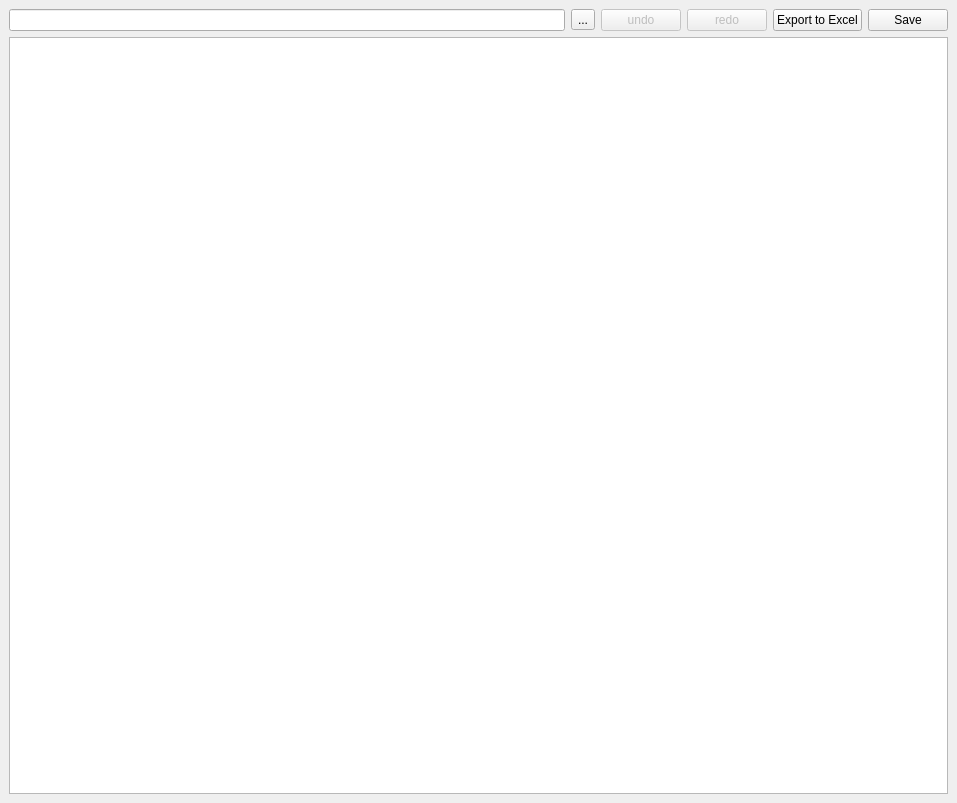
<?xml version="1.0" encoding="UTF-8"?>
<ui version="4.0">
 <class>startEditor</class>
 <widget class="QDockWidget" name="startEditor">
  <property name="geometry">
   <rect>
    <x>0</x>
    <y>0</y>
    <width>957</width>
    <height>803</height>
   </rect>
  </property>
  <property name="windowTitle">
   <string>Start-Datei</string>
  </property>
  <widget class="QWidget" name="dockWidgetContents">
   <layout class="QGridLayout" name="gridLayout">
    <item row="0" column="0">
     <widget class="QLineEdit" name="startpath"/>
    </item>
    <item row="0" column="1">
     <widget class="QToolButton" name="browse_start">
      <property name="text">
       <string>...</string>
      </property>
     </widget>
    </item>
    <item row="0" column="2">
     <widget class="QPushButton" name="undo">
      <property name="enabled">
       <bool>false</bool>
      </property>
      <property name="text">
       <string>undo</string>
      </property>
     </widget>
    </item>
    <item row="0" column="3">
     <widget class="QPushButton" name="redo">
      <property name="enabled">
       <bool>false</bool>
      </property>
      <property name="text">
       <string>redo</string>
      </property>
     </widget>
    </item>
    <item row="0" column="4">
     <widget class="QPushButton" name="expcsv">
      <property name="text">
       <string>Export to Excel</string>
      </property>
     </widget>
    </item>
    <item row="0" column="5">
     <widget class="QPushButton" name="savefile">
      <property name="text">
       <string>Save</string>
      </property>
     </widget>
    </item>
    <item row="1" column="0" colspan="6">
     <widget class="QTableWidget" name="sheet">
      <property name="alternatingRowColors">
       <bool>true</bool>
      </property>
      <property name="sortingEnabled">
       <bool>true</bool>
      </property>
     </widget>
    </item>
   </layout>
  </widget>
 </widget>
 <resources/>
 <connections/>
</ui>
